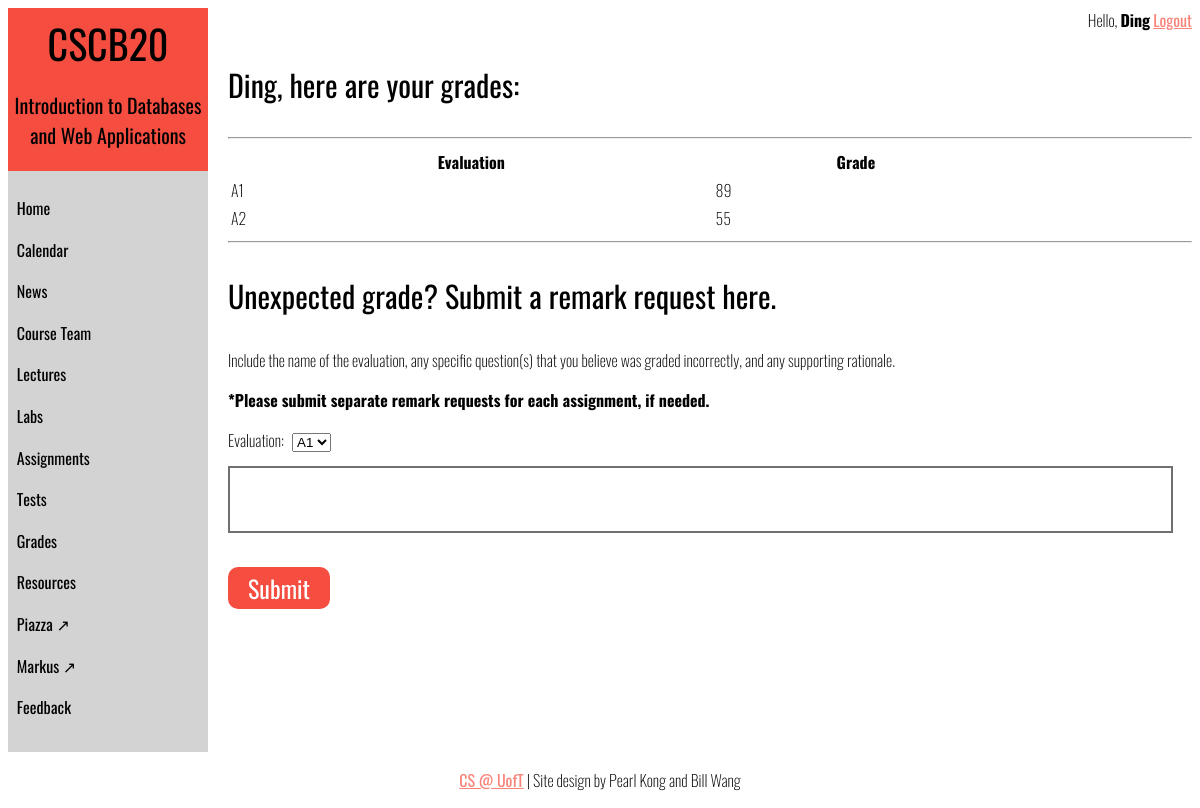
Page /grades (signed in) on the committed database.
### tables this page shows
CREATE TABLE "grades" (
	"username"	TEXT NOT NULL,
	"eval"	TEXT NOT NULL,
	"grade"	INTEGER,
	PRIMARY KEY("username","eval")
);

### app.py (the view)
@app.route('/grades', methods=['GET', 'POST', 'DEL'])
def grades():
    student_grades = query_db('select * from grades')
    evals = [ eval[0] for eval in query_db('select distinct eval from grades') ]
    if session['user']['type'] == 'Ins':
        remark_check = 'There are no remark requests at this moment.'
        get_remarks = query_db('select distinct * from remark')
        delete_msg = ''
        if get_remarks != None:
            remark_check = ''
        if request.method == 'POST' and request.form['remark'] == 'no':
            if request.form['eval-name'] in evals and request.form['username'] in [ entry[0] for entry in student_grades ]:
                sql = ('update grades set grade=\'' + request.form['grade'] + '\'' ' where username=\'' +
                    request.form['username'] + '\' and eval=\'' + request.form['eval-name'] + '\'')
            else:
                sql = ('insert into grades values (\'' +
                    request.form['username'] + '\',\'' + request.form['eval-name'] + '\',\'' +
                    request.form['grade'] + '\')')
            msg = write_db(sql)
            if type(msg) == int:
                return redirect(url_for('grades'))
            elif 'constraint failed' in msg:
                ins_err = 'Entry already exists!'
                return render_template('grades_instructor.html', student_grades = student_grades, evals = evals, remark_check = remark_check, get_remarks = get_remarks, ins_err=ins_err)
        elif request.method == 'POST' and request.form['remark'] == 'yes':
            sql = ('delete from remark where username=\'' +
                    request.form['username'] + '\' and eval=\'' + request.form['eval-name'] + '\' and reason=\'' +
                    request.form['reason'] + '\'')
            msg = write_db(sql)
            return redirect(url_for('grades'))
        return render_template('grades_instructor.html', student_grades = student_grades, evals = evals, remark_check = remark_check, get_remarks = get_remarks, ins_err='')
    else:
        send_message = ''
        table_builder = []
        for grade_entry in student_grades:
            if grade_entry[0] == session['user']['username']:
                table_builder.append(grade_entry)
        if request.method == 'POST':
            sql = ('insert into remark values (\'' +
                    session['user']['username'] + '\',\'' + request.form['eval'] + '\',\'' + request.form['remark_request'] + '\')')
            msg = write_db(sql)
            app.logger.info(msg)
            send_message = 'Thank you for your request.'
        return render_template('grades.html', table_builder = table_builder, send_message = send_message)

### app.py (called while the page is built)
def get_db():
    db = getattr(g, '_database', None)
    if db is None:
        db = g._database = sqlite3.connect(DATABASE)
    return db

def query_db(query, args=(), one=False):
    cur = get_db().execute(query, args)
    rv = cur.fetchall()
    cur.close()
    return (rv[0] if rv else None) if one else rv

@app.teardown_appcontext
def close_connection(exception):
    db = getattr(g, '_database', None)
    if db is not None:
        db.close()

### templates/grades.html (shortened to what this page needs)
{% extends 'navbar.html' %}
{% block customstyles %}
    <link rel="stylesheet" href="{{ url_for('static', filename='css/grades.css') }}">
{% endblock %}
{% block content %}
    <h3>{{ session['user']['firstname'] }}, here are your grades:</h3>
    <table>
        <tr>
            <th>Evaluation</th>
            <th>Grade</th>
        </tr>
        <hr>
        {% for entry in table_builder %}
            <tr>
                <td>{{entry[1]}}</td>
                <td>{{entry[2]}}</td>
            </tr>
        {% endfor %}
    </table>
    <hr>
    <h3>Unexpected grade? Submit a remark request here.</h3>
    <p>Include the name of the evaluation, any specific question(s) that you believe was graded incorrectly, and any supporting rationale.</p>
    <p><b>*Please submit separate remark requests for each assignment, if needed.</b></p>
    <form id="submit_remark_request" method="POST">
        Evaluation:
        <select name="eval" id="eval">
            {% for entry in table_builder %}
                <option value="{{ entry[1] }}">{{ entry[1] }}</option>
            {% endfor %}
        </select>
        <div id="req-details">
            <textarea name='remark_request' id="remark_request" required></textarea>
        </div>
        <button type=submit name="submit" id="submit" value="submit">Submit</button>
    </form>
{% endblock %}

### static/css/styles.css (style rules this page uses)
* { box-sizing: border-box; }
html { height: 100%; font-family: Oswald, sans-serif; }
h3 { font-weight: normal; font-size: 30px; }
hr { width: 100%; }
body { height: 100%; display: flex; flex-direction: column; font-weight: lighter; }
button[type=submit] { background-color: #F54E41; border: #F54E41; color: #ffffff; padding: 3px 20px; text-align: center; text-decoration: none; display: inline-block; font-size: 24px; font-family: Oswald; border-radius: 10px; }
textarea { width: 98%; height: 5em; border: 2px solid #707070; resize: none; margin-top: 1.5%; }

### static/css/grades.css (style rules this page uses)
table { width: 80%; }
button[type=submit] { margin-top: 5px; }
#eval { margin-left: 5px; }
#req-details { padding-bottom: 2.5%; }

### rows in the picture
grades: eval "A1", grade "89"
grades: eval "A2", grade "55"

### other values in the picture
{{ session['user']['firstname'] }} "Ding"
form field eval "A1"
